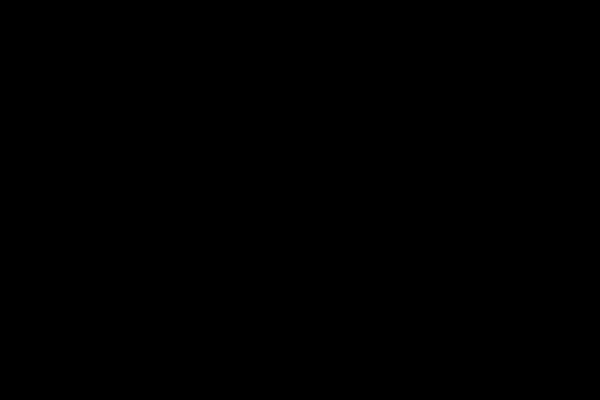
Frame 1 (no input)
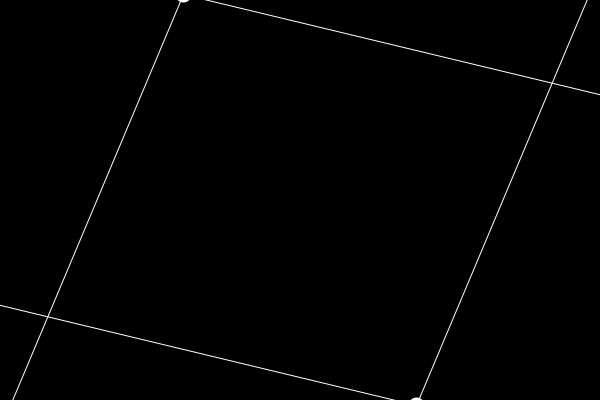
Frame 60 (the mouse pressed at the canvas centre just before this capture)
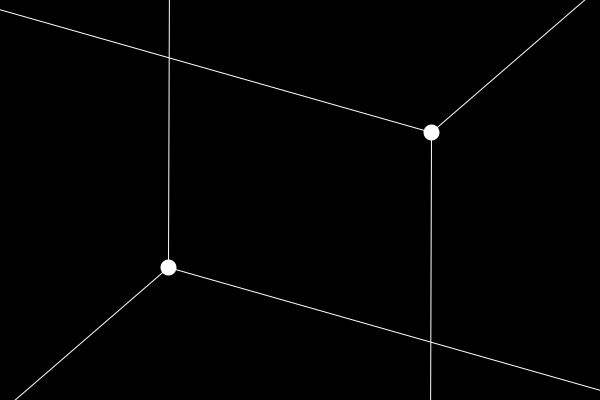
Frame 120 (the mouse held since frame 60 and released just before this capture)

The Processing sketch that drew these frames (run headless with seeded random() and noise(); from frame 60 on, the mouse is pressed at the canvas centre):

// Processing sketch: Cuberotate
// ── Cuberotate.pde
float angle = 0;
PVector[] points = new PVector[8];
float[][]projection = {
 {1,0,0},
 {0,1,0}
  
};

void setup(){
 size(600,400); 
 
 
  points[0] = new PVector(-0.5, -0.5, -0.5);
  points[1] = new PVector(0.5, -0.5, -0.5);
  points[2] = new PVector(0.5, 0.5, -0.5);
  points[3] = new PVector(-0.5, 0.5, -0.5);
  points[4] = new PVector(-0.5, -0.5, 0.5);
  points[5] = new PVector(0.5, -0.5, 0.5);
  points[6] = new PVector(0.5, 0.5, 0.5);
  points[7] = new PVector(-0.5, 0.5, 0.5);
}

void draw(){
  
  background(0); 
  translate(width/2,height/2);

  
  
  float[][] rotationZ = {
    { cos(angle), -sin(angle), 0},
    { sin(angle), cos(angle), 0},
    { 0, 0, 1}
  };

  float[][] rotationX = {
    { 1, 0, 0},
    { 0, cos(angle), -sin(angle)},
    { 0, sin(angle), cos(angle)}
  };

  float[][] rotationY = {
    { cos(angle), 0, sin(angle)},
    { 0, 1, 0},
    { -sin(angle), 0, cos(angle)}
  };
  
  PVector[] projected = new PVector[8];
 int index = 0;
  for (PVector v : points) {
    PVector rotated = matmul(rotationY, v);
    rotated = matmul(rotationX, rotated);
    rotated = matmul(rotationZ, rotated);
    PVector projected2d = matmul(projection, rotated);
    projected2d.mult(700);
    projected[index] = projected2d;
    //point(projected2d.x, projected2d.y);
    index++;
  }

  for (PVector v : projected) {
    stroke(255);
    strokeWeight(16);
    noFill();
    point(v.x, v.y);
  }

  // Connecting
  for (int i = 0; i < 4; i++) {
    connect(i, (i+1) % 4, projected);
    connect(i+4, ((i+1) % 4)+4, projected);
    connect(i, i+4, projected);
  }





  angle += 0.06;
}

void connect(int i, int j, PVector[] points) {
  PVector a = points[i];
  PVector b = points[j];
  strokeWeight(1);
  stroke(255);
  line(a.x, a.y, b.x, b.y);
}
float[][] vecToMatrix(PVector v) {
  float[][] m = new float[3][1];
  m[0][0] = v.x;
  m[1][0] = v.y;
  m[2][0] = v.z;
  return m;
}

PVector matrixToVec(float[][] m) {
  PVector v = new PVector();
  v.x = m[0][0];
  v.y = m[1][0];
  if (m.length > 2) {
    v.z = m[2][0];
  }
  return v;
}

void logMatrix(float[][] m) {
  int cols = m[0].length;
  int rows = m.length;
  println(rows + "x" + cols);
  println("----------------");
  for (int i = 0; i < rows; i++) {
    for (int j = 0; j < cols; j++) {
      print(m[i][j] + " ");
    }
    println();
  }
  println();
}


PVector matmul(float[][] a, PVector b) {
  float[][] m = vecToMatrix(b);
  return matrixToVec(matmul(a,m));
}

float[][] matmul(float[][] a, float[][] b) {
  int colsA = a[0].length;
  int rowsA = a.length;
  int colsB = b[0].length;
  int rowsB = b.length;

  if (colsA != rowsB) {
    println("Columns of A must match rows of B");
    return null;
  }

  float result[][] = new float[rowsA][colsB];

  for (int i = 0; i < rowsA; i++) {
    for (int j = 0; j < colsB; j++) {
      float sum = 0;
      for (int k = 0; k < colsA; k++) {
        sum += a[i][k] * b[k][j];
      }
      result[i][j] = sum;
    }
  }
  return result;
}
